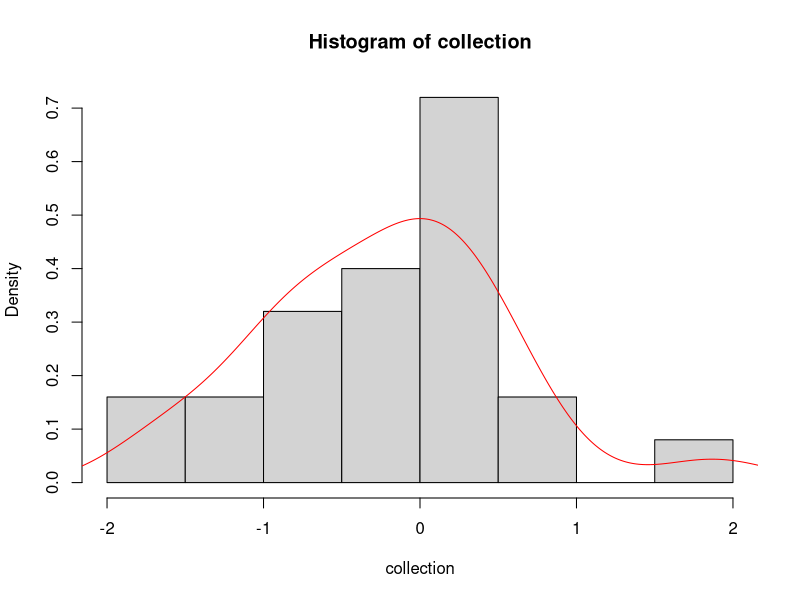

The R source for this figure:
mean <- 0
sd <- 1.0
n <- 25

#rnorm creert willekeurige steekproef
collection <- rnorm(n, mean = mean, sd=sd)

hist(x = collection, probability = TRUE)
lines(density(x=(collection)),col="red")
